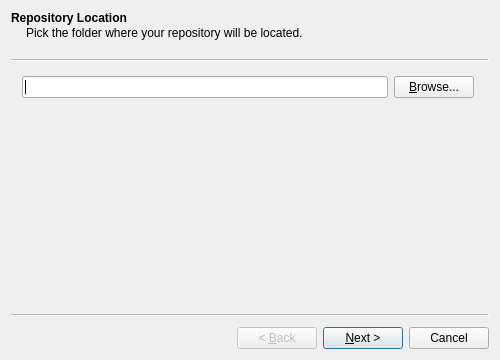
<?xml version="1.0" encoding="UTF-8"?>
<ui version="4.0">
 <class>InitWizard</class>
 <widget class="QWizard" name="InitWizard">
  <property name="windowTitle">
   <string>Create Repository</string>
  </property>
  <property name="windowIcon">
   <iconset resource="../res/main.qrc">
    <normaloff>:/icons/icons/fluency/icons8-new-repository-48.png</normaloff>:/icons/icons/fluency/icons8-new-repository-48.png</iconset>
  </property>
  <widget class="QWizardPage" name="page1Location">
   <property name="title">
    <string>Repository Location</string>
   </property>
   <property name="subTitle">
    <string>Pick the folder where your repository will be located.</string>
   </property>
   <attribute name="pageId">
    <string notr="true">1</string>
   </attribute>
   <layout class="QVBoxLayout" name="verticalLayout">
    <property name="leftMargin">
     <number>5</number>
    </property>
    <item>
     <layout class="QHBoxLayout" name="horizontalLayout">
      <item>
       <widget class="QLineEdit" name="lineEditPath"/>
      </item>
      <item>
       <widget class="QPushButton" name="pushButtonBrowsePath">
        <property name="text">
         <string>&amp;Browse...</string>
        </property>
       </widget>
      </item>
     </layout>
    </item>
   </layout>
  </widget>
  <widget class="QWizardPage" name="page2Description">
   <property name="title">
    <string>Repository Description</string>
   </property>
   <property name="subTitle">
    <string>Write a short description for your repository. (Optional)</string>
   </property>
   <attribute name="pageId">
    <string notr="true">2</string>
   </attribute>
   <layout class="QVBoxLayout" name="verticalLayout_2">
    <item>
     <widget class="QLineEdit" name="lineEditDescription">
      <property name="placeholderText">
       <string>(none)</string>
      </property>
     </widget>
    </item>
    <item>
     <widget class="QLabel" name="label_2">
      <property name="text">
       <string>You can also set or change this later.</string>
      </property>
      <property name="wordWrap">
       <bool>true</bool>
      </property>
     </widget>
    </item>
   </layout>
  </widget>
  <widget class="QWizardPage" name="page3Ref">
   <property name="title">
    <string>Default Branch</string>
   </property>
   <property name="subTitle">
    <string>Pick a name for your repository's default branch.</string>
   </property>
   <attribute name="pageId">
    <string notr="true">3</string>
   </attribute>
   <layout class="QVBoxLayout" name="verticalLayout_3">
    <item>
     <widget class="QLineEdit" name="lineEditRef">
      <property name="text">
       <string>master</string>
      </property>
     </widget>
    </item>
    <item>
     <widget class="QLabel" name="label_3">
      <property name="text">
       <string>This branch will be created and checked out into your working copy once your repository is created.</string>
      </property>
      <property name="wordWrap">
       <bool>true</bool>
      </property>
     </widget>
    </item>
    <item>
     <widget class="QCheckBox" name="checkBoxBare">
      <property name="text">
       <string>&amp;Do not check out (create a bare repository)</string>
      </property>
     </widget>
    </item>
    <item>
     <widget class="QCheckBox" name="checkBoxCustomWorkdir">
      <property name="text">
       <string>Check out at a &amp;custom location:</string>
      </property>
     </widget>
    </item>
    <item>
     <layout class="QHBoxLayout" name="horizontalLayout_2">
      <item>
       <widget class="QLineEdit" name="lineEditWorkdir"/>
      </item>
      <item>
       <widget class="QPushButton" name="pushButtonBrowseWorkdir">
        <property name="text">
         <string>&amp;Browse...</string>
        </property>
       </widget>
      </item>
     </layout>
    </item>
   </layout>
  </widget>
  <widget class="QWizardPage" name="page4Summary">
   <property name="title">
    <string>Summary</string>
   </property>
   <property name="subTitle">
    <string>Creating repository %1</string>
   </property>
   <attribute name="pageId">
    <string notr="true">4</string>
   </attribute>
   <layout class="QVBoxLayout" name="verticalLayout_4">
    <item>
     <widget class="QLabel" name="labelSummary">
      <property name="text">
       <string>&lt;html&gt;&lt;head/&gt;&lt;body&gt;
&lt;p&gt;The following actions will be performed:&lt;/p&gt;
&lt;ul&gt;
&lt;li&gt;Create repository &lt;strong&gt;goot/.git&lt;/strong&gt;.&lt;/li&gt;
&lt;li&gt;Create default branch &lt;strong&gt;main&lt;/strong&gt;. &lt;a href=&quot;branch&quot;&gt;Change&lt;/a&gt;&lt;/li&gt;
&lt;li&gt;Check out default branch in &lt;strong&gt;goot/&lt;/strong&gt;. &lt;a href=&quot;checkout&quot;&gt;Change&lt;/a&gt;&lt;/li&gt;
&lt;li&gt;Set access permissions of &lt;strong&gt;goot&lt;/strong&gt; to &lt;strong&gt;Default&lt;/strong&gt;. &lt;a href=&quot;perms&quot;&gt;Change&lt;/a&gt;&lt;/li&gt;
&lt;/ul&gt;
&lt;/body&gt;&lt;/html&gt;</string>
      </property>
     </widget>
    </item>
   </layout>
  </widget>
 </widget>
 <resources>
  <include location="../res/main.qrc"/>
 </resources>
 <connections/>
</ui>
